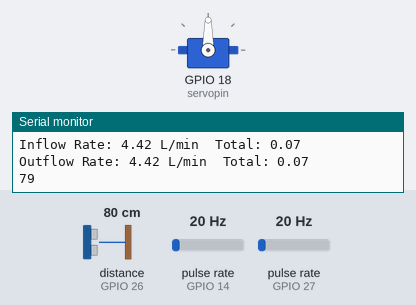
This sketch was run on a simulated ESP32. Parts: servo, the last lines printed to the serial monitor. Wiring (inferred from the names in the program): ultrasonic range finder: trigger GPIO 25; echo GPIO 26; 2 × pulse sensor: data GPIO 14 / data GPIO 27. Inputs (shaded band) come from the test bench; at power-on: distance to the obstacle (sensor on GPIO 26) 80 cm, pulse rate (sensors on GPIO 14, GPIO 27) 20 Hz. The echo pulse lasts 58.3 µs per cm; WiFi joins after 1.5 s; servers stay silent unless stated; the local clock reads 2024-03-15 10:24:30 at power-on unless the sketch sets it.

Above: at 2.7 s.
2.8 s: distance to the obstacle (sensor on GPIO 26) set to 23 cm
4.3 s: distance to the obstacle (sensor on GPIO 26) set to 18 cm
At 5.1 s:
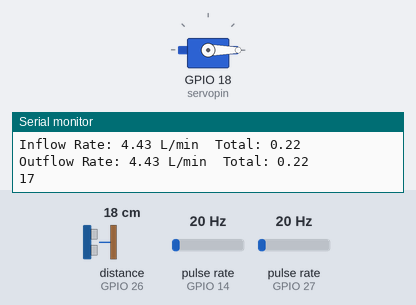
5.8 s: distance to the obstacle (sensor on GPIO 26) set to 35 cm
At 7.0 s:
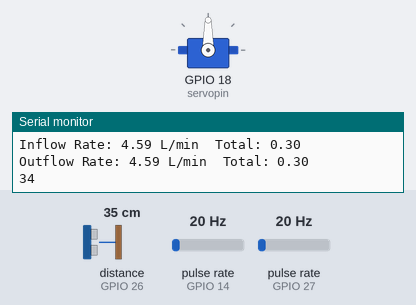
7.9 s: distance to the obstacle (sensor on GPIO 26) set to 2 cm
At 8.9 s:
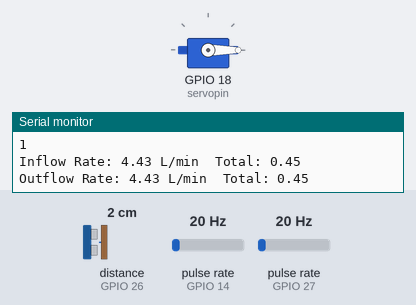
Timing chart, 0 to 10.9 s (numbered marks = the images above; inputs shaded):
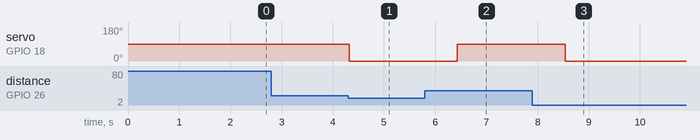

Measured:
- the behaviour switches between 21 and 20 cm on distance to the obstacle (sensor on GPIO 26) (found by bisection; images 0 and 1)
- after the input at 4.3 s, servo on GPIO 18 (servopin): 90° → 0° at once
- after the input at 5.8 s, servo on GPIO 18 (servopin): 0° → 90° after 0.63 s
- after the input at 7.9 s, servo on GPIO 18 (servopin): 90° → 0° after 0.64 s

The sketch:

slave.ino.ino
```cpp
#include <ESP32Servo.h>
#include <WiFi.h>
#include <Firebase_ESP_Client.h>
#include <addons/TokenHelper.h>
#include <time.h> // Include for time-related functions

Servo myServo;
const int servopin = 18;
const int trig = 25;
const int echo = 26;
volatile int inpulseCount = 0;
const int inflowSensorPin = 14;
volatile int outpulseCount = 0;
const int outflowSensorPin = 27;

#define WIFI_SSID "Rama Aditya"
#define WIFI_PASSWORD "123456789"
#define API_KEY "AIzaSyAc_vIL0GF_v3AnZsumUxW1nfsFb3Dg9qk"
#define DATABASE_URL "https://projectgriet-d4959-default-rtdb.firebaseio.com/"
#define USER_EMAIL "projectgriet25@gmail.com"
#define USER_PASSWORD "projectgriet"

FirebaseData fbdo;
FirebaseAuth auth;
FirebaseConfig config;

float inflowRate = 0.0;
float intotalLiters = 0.0;
unsigned long inoldTime = 0;

float outflowRate = 0.0;
float outtotalLiters = 0.0;
unsigned long outoldTime = 0;

const float calibrationFactor = 4.5;

void IRAM_ATTR inpulseCounter() {
  inpulseCount++;
}

void IRAM_ATTR outpulseCounter() {
  outpulseCount++;
}

void setup() {
  myServo.attach(servopin);
  pinMode(trig, OUTPUT);
  pinMode(echo, INPUT);
  pinMode(inflowSensorPin, INPUT_PULLUP);
  pinMode(outflowSensorPin, INPUT_PULLUP);

  attachInterrupt(digitalPinToInterrupt(inflowSensorPin), inpulseCounter, FALLING);
  attachInterrupt(digitalPinToInterrupt(outflowSensorPin), outpulseCounter, FALLING);

  Serial.begin(115200);
  WiFi.begin(WIFI_SSID, WIFI_PASSWORD);
  Serial.print("Connecting to Wi-Fi");
  while (WiFi.status() != WL_CONNECTED) {
    Serial.print(".");
    delay(300);
  }
  Serial.println("\nConnected with IP: " + WiFi.localIP().toString());

  config.api_key = API_KEY;
  config.database_url = DATABASE_URL;
  auth.user.email = USER_EMAIL;
  auth.user.password = USER_PASSWORD;

  config.token_status_callback = tokenStatusCallback;
  Firebase.begin(&config, &auth);
  Firebase.reconnectNetwork(true);

  // Configure NTP (Network Time Protocol) for real-time clock
  configTime(0, 0, "pool.ntp.org"); // UTC time
  Serial.println("Waiting for NTP time...");
  while (!time(nullptr)) {
    Serial.print(".");
    delay(1000);
  }
  Serial.println("\nTime synced!");
}

void loop() {
  // Get current time
  struct tm timeinfo;
  if (!getLocalTime(&timeinfo)) {
    Serial.println("Failed to get time");
    return;
  }

  // Reset inflow/outflow totals at 11:45 PM
  if (timeinfo.tm_hour == 23 && timeinfo.tm_min == 45) {
    intotalLiters = 0.0;
    outtotalLiters = 0.0;
    Serial.println("Inflow and outflow totals reset to zero.");
    delay(60000); // Wait 1 minute to avoid resetting multiple times during 11:45
  }

  // Distance using ultrasonic sensor
  digitalWrite(trig, LOW);
  delayMicroseconds(2);
  digitalWrite(trig, HIGH);
  delayMicroseconds(10);
  digitalWrite(trig, LOW);
  int dist = (pulseIn(echo, HIGH) * 0.034) / 2;
  Serial.println(dist);

  // Inflow sensor
  unsigned long incurrentTime = millis();
  unsigned long inelapsedTime = incurrentTime - inoldTime;
  if (inelapsedTime > 1000) {
    inflowRate = ((1000.0 / inelapsedTime) * inpulseCount) / calibrationFactor;
    intotalLiters += (inflowRate / 60.0);
    Serial.print("Inflow Rate: ");
    Serial.print(inflowRate);
    Serial.print(" L/min\tTotal: ");
    Serial.println(intotalLiters);
    inpulseCount = 0;
    inoldTime = incurrentTime;
  }

  // Outflow sensor
  unsigned long outcurrentTime = millis();
  unsigned long outelapsedTime = outcurrentTime - outoldTime;
  if (outelapsedTime > 1000) {
    outflowRate = ((1000.0 / outelapsedTime) * outpulseCount) / calibrationFactor;
    outtotalLiters += (outflowRate / 60.0);
    Serial.print("Outflow Rate: ");
    Serial.print(outflowRate);
    Serial.print(" L/min\tTotal: ");
    Serial.println(outtotalLiters);
    outpulseCount = 0;
    outoldTime = outcurrentTime;
  }

  // Servo control
  if (dist < 20) {
    myServo.write(0);
  } else {
    myServo.write(90);
  }

  // Firebase updates
  Firebase.RTDB.setInt(&fbdo, "/slave1/level", dist);
  Firebase.RTDB.setInt(&fbdo, "/slave1/S1I", intotalLiters);
  Firebase.RTDB.setInt(&fbdo, "/slave1/S1O", outtotalLiters);

  delay(250); // Delay between cycles
}
```
